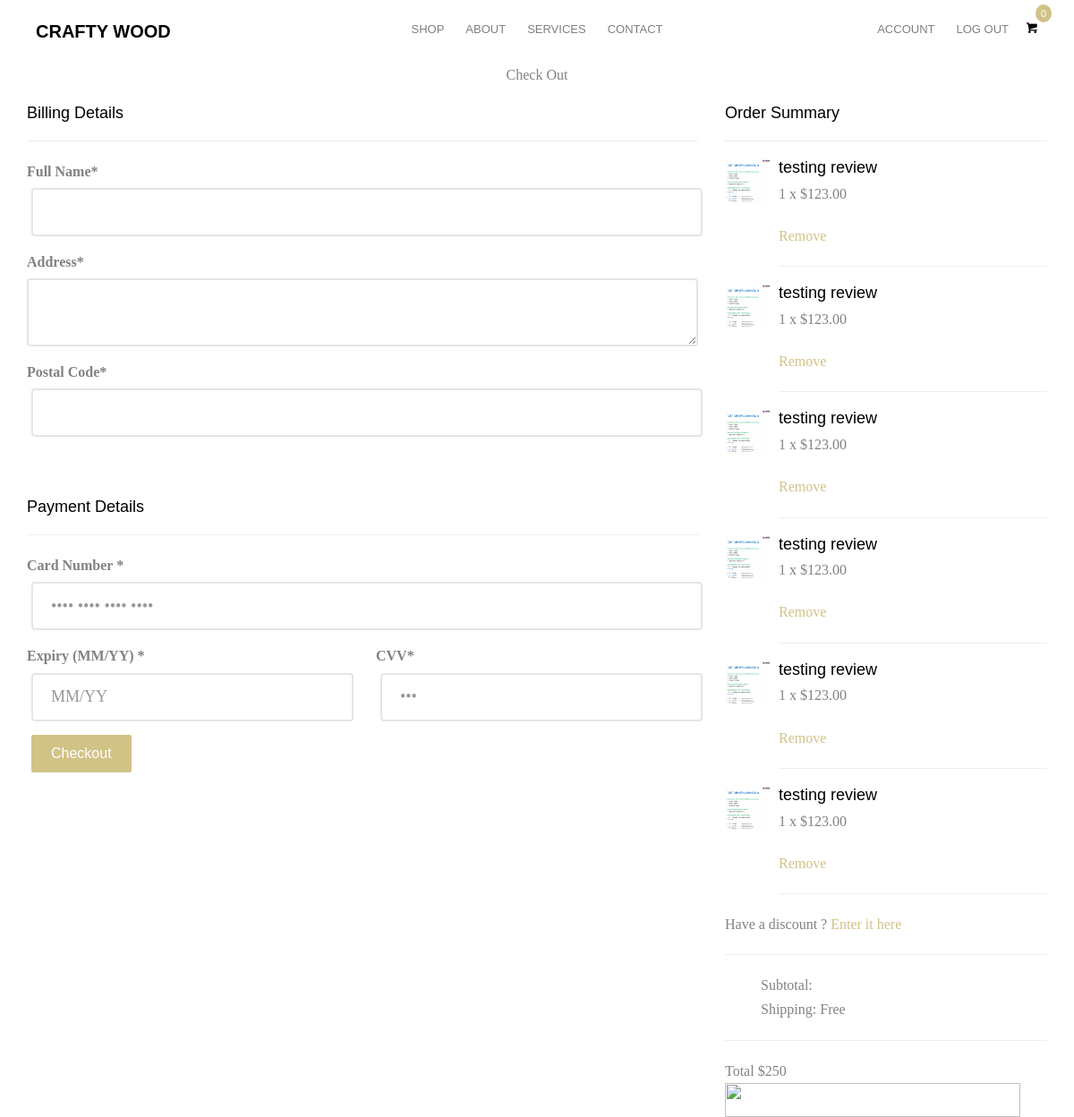
Before: /checkout (signed in) with the older database file.
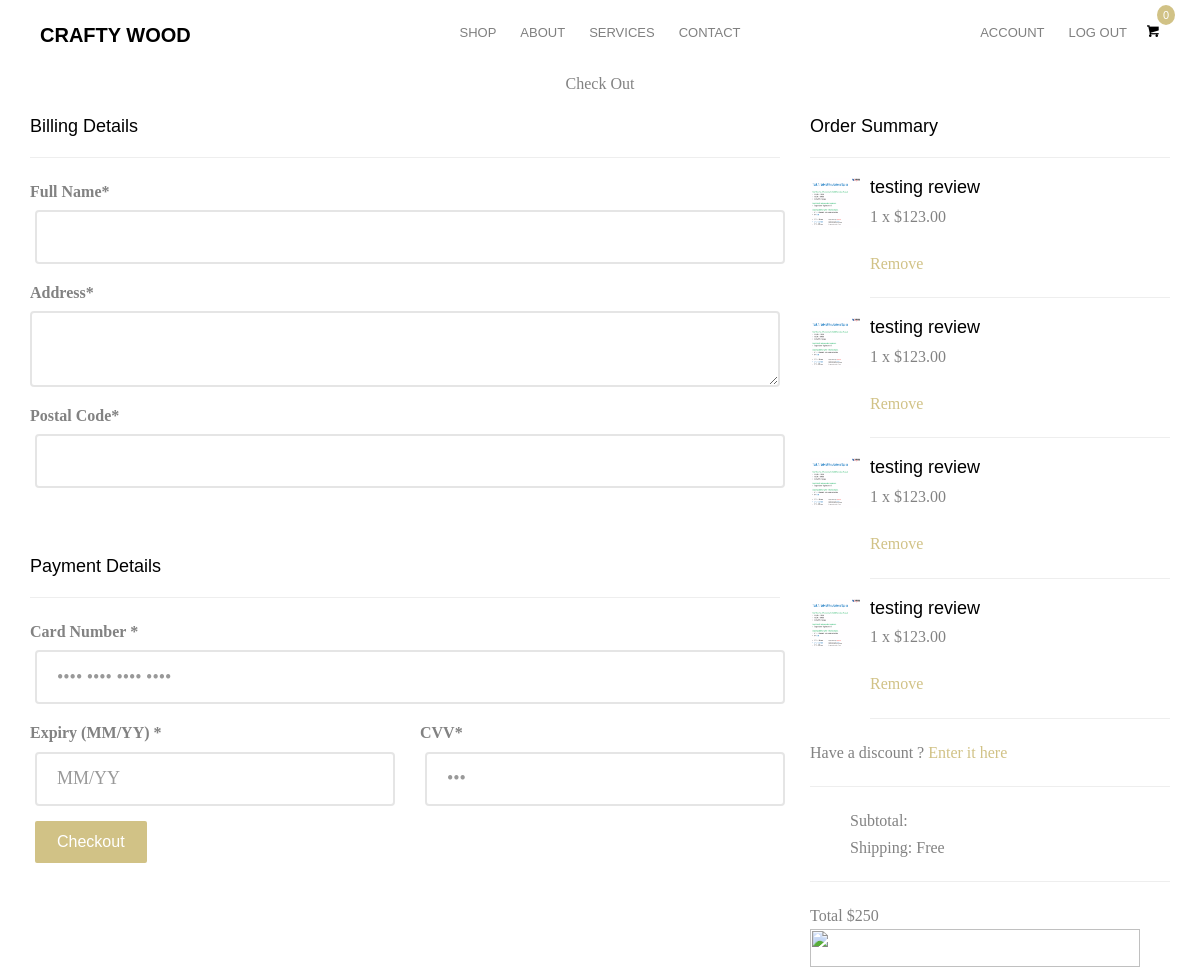
After: the same page with the newer database file.
### ecommercesite/database.py (models this page shows)
class Items_In_Cart(db.Model):
    __tablename__ = 'items_in_cart'
    id = db.Column(db.Integer, primary_key=True)
    image_1 = db.Column(db.String(150), nullable=False, default='product-single-1.jpg')
    name = db.Column(db.String(80), nullable=False)
    price = db.Column(db.Numeric(10,2), nullable=False)
    quantity = db.Column(db.Integer, nullable=False, default='1')
    user_id = db.Column(db.Integer, db.ForeignKey('user.id'), nullable=False)

### ecommercesite/routes.py (the view, shortened to what this page needs)
@app.route('/checkout', methods=['POST', 'GET'])
@login_required
def checkout_details():
    form = CheckOutForm()
    cart_items = Items_In_Cart.query.filter_by(user_id=current_user.id).all()
    return render_template('checkout.html', title='Checkout',form=form, cart_items=cart_items)

### ecommercesite/forms.py
class CheckOutForm(FlaskForm):
    full_name =  StringField('Full Name', validators=[DataRequired()])
    address = TextAreaField('Address', validators=[DataRequired()])
    postal_code = StringField('Postal Code', validators=[DataRequired()])
    card_number = StringField('Card Number', validators=[DataRequired()], render_kw={"PlaceHolder": "•••• •••• •••• ••••"})
    expiry = StringField('Expiry', validators=[DataRequired()], render_kw={"PlaceHolder": "MM/YY"})
    cvv = StringField('CVV', validators=[DataRequired()], render_kw={"PlaceHolder": "•••"})
    submit = SubmitField('Checkout')

### ecommercesite/database.py (called while the page is built)
@login_manager.user_loader
def load_user(user_id):
    return User.query.get(int(user_id))

### ecommercesite/templates/checkout.html (shortened to what the changed rows need)
{% extends 'layout.html' %}
{% block content %}
<div class="page-wrapper">
   <div class="checkout shopping">
      <div class="container">
         <div class="row">
            <div class="col-md-4">
               <div class="product-checkout-details">
                  <div class="block">
                     <div class="media product-card">
                        {% for product in cart_items %}
                        <a class="pull-left" href="product-single.html">
                            <img src="{{url_for('static',filename='product_pics/' + product.image_1)}}" alt="{{product.name}}" width="50" height="50">
                        </a>
                        <div class="media-body">
                           <h4 class="media-heading">{{ product.name }}</h4>
                           <p class="price">{{ product.quantity }} x ${{ product.price }}</p>
                           <span class="remove"><a href="{{ url_for('delete_cart_item_checkout', id=product.id)}}">Remove</a></span>
                           <hr>
                        </div>
                        {% endfor %}
                     </div>
                  </div>
               </div>
            </div>
         </div>
      </div>
   </div>
</div>
{% endblock %}

Changed rows visible on the page:
removed Items_In_Cart: image_1 (picture), name "testing review", quantity "1", price "123.00"
removed Items_In_Cart: image_1 (picture), name "testing review", quantity "1", price "123.00"
